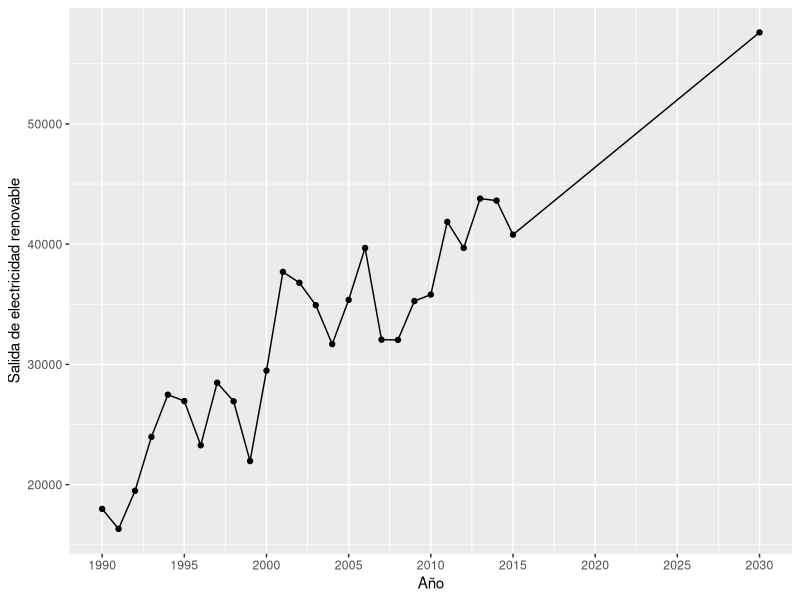
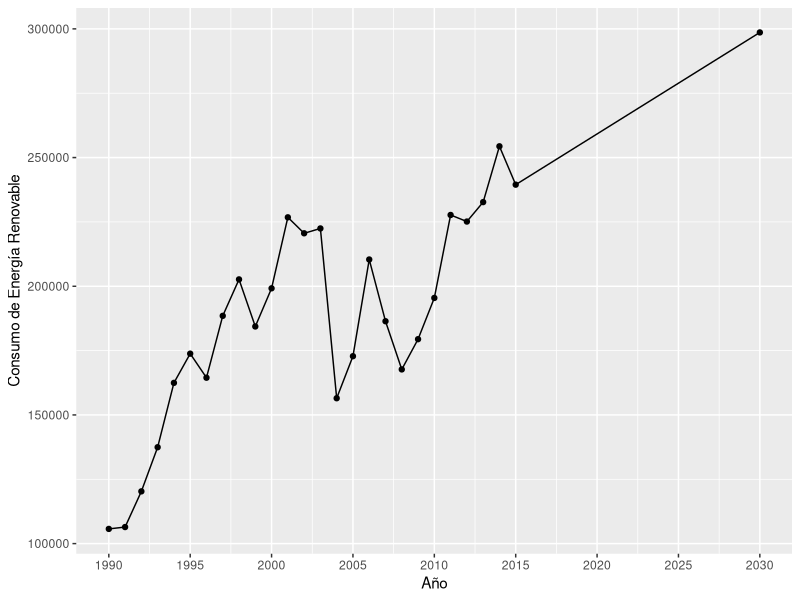
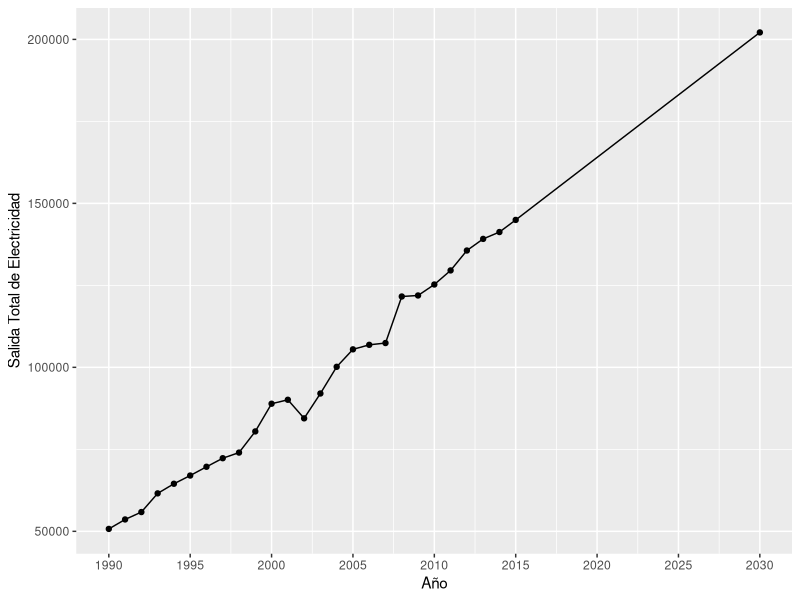
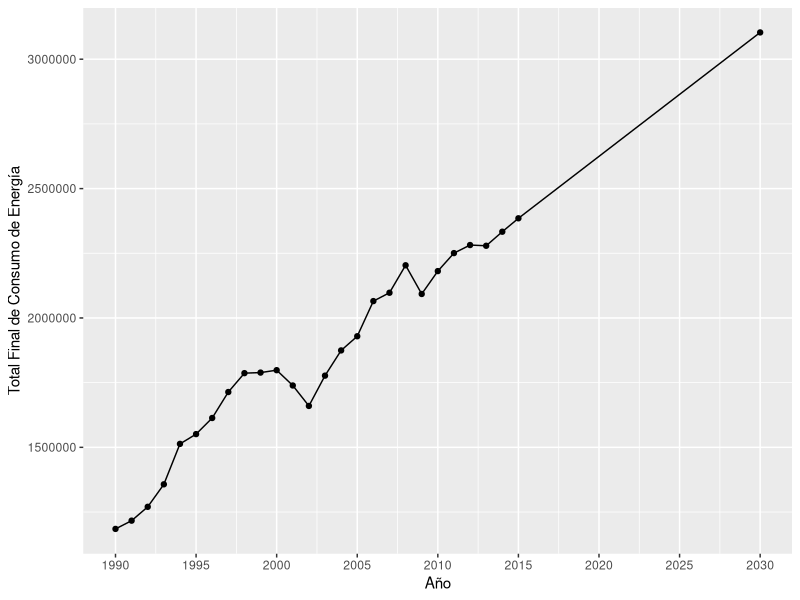
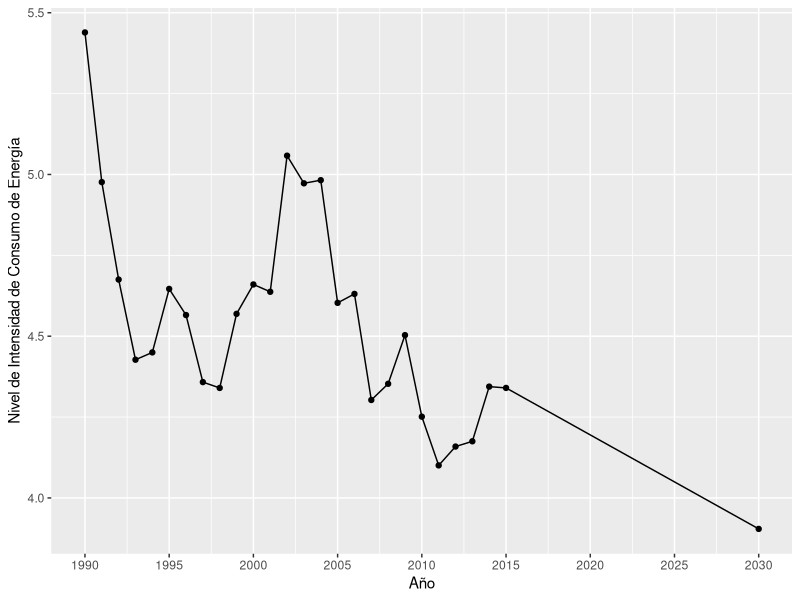

Here is the R script that generated these plots, in order:
library(ggplot2)

sustainable_energy_db <- read.csv("sustainable_energy_argentina.csv")
summary_db <- summary(sustainable_energy_db)

separador <- function(arg) {
  cat(paste("-------",arg,"-------\n"))
  cat("\n")
}

anio_prediccion = 2030  # Modificar este valor para obtener distintos resultados.

# ----------------------------Modelo de Predicción para la Salida de Electricidad Renovable por año en Argentina (GWh)------------------
separador("Modelo de Predicción para la Salida de Electricidad Renovable por año en Argentina (GWh)")

# Genero regresion lineal 

regresion_salida_elec_renovable <- lm( REN.ELECTRICITY.OUTPUT ~ TIME  + TOTAL.ELECTRICITY.OUTPUT +  PRIMARY.ENERGY.INTENSITY +
                                         + RE.CONSUMPTION  + TOTAL.FINAL.ENERGY.CONSUM, data=sustainable_energy_db) 
summary(regresion_salida_elec_renovable)

# Ajusto la regresion para quitar variables no relevantes

regresion_salida_elec_renovable_ajustado <- lm( REN.ELECTRICITY.OUTPUT ~ TIME 
                                                , data=sustainable_energy_db)   
summary(regresion_salida_elec_renovable_ajustado)

# Este modelo tiene un 81% de efectividad.

# Construcción del modelo de predicción

datos_prediccion_salida_elec_renovable_ajustado <- data.frame(TIME=anio_prediccion)
salida_electricidad_renovable = as.double(predict(regresion_salida_elec_renovable_ajustado, datos_prediccion_salida_elec_renovable_ajustado))
salida_electricidad_renovable

# Grafico con respecto a años anteriores

anios = c(sustainable_energy_db$TIME,anio_prediccion)
elec_renov = c(sustainable_energy_db$REN.ELECTRICITY.OUTPUT,salida_electricidad_renovable)

df <- data.frame(anios= anios,elec_renov=elec_renov)

ggplot(df,aes(x=anios,y=elec_renov)) +
  geom_point(na.rm = FALSE, stat = "identity") +
  geom_line(na.rm = FALSE, stat = "identity") + 
  xlab("Año") + 
  ylab("Salida de electricidad renovable") +
  scale_x_continuous(limits = c(1990, anio_prediccion), breaks = seq(1990, anio_prediccion, by = 5)) 


# ---------------------------- Modelo de Predicción para el Consumo de Energia Renovable por año en Argentina (Terajoule-TJ)----------------------------------
separador("Modelo de Predicción para el Consumo de Energia Renovable por año en Argentina (Terajoule-TJ)")

# Genero regresion lineal 

regresion_consumo_ER_energy <- lm( RE.CONSUMPTION ~ TIME  + TOTAL.ELECTRICITY.OUTPUT +  PRIMARY.ENERGY.INTENSITY +
                                           + REN.ELECTRICITY.OUTPUT  + TOTAL.FINAL.ENERGY.CONSUM, data=sustainable_energy_db) 
summary(regresion_consumo_ER_energy)

# Ajusto la regresion para quitar variables no relevantes

regresion_consumo_ER_ajustado <- lm( RE.CONSUMPTION ~ REN.ELECTRICITY.OUTPUT + TIME, data=sustainable_energy_db) 
summary(regresion_consumo_ER_ajustado)

# Este modelo tiene un 77% de efectividad.

# Construcción del modelo de predicción

datos_prediccion_consumo_ER <- data.frame(TIME=anio_prediccion,REN.ELECTRICITY.OUTPUT=salida_electricidad_renovable)
cons_energia_renovable = as.double(predict(regresion_consumo_ER_ajustado, datos_prediccion_consumo_ER))
cons_energia_renovable

# Grafico con respecto a años anteriores

re_consum = c(sustainable_energy_db$RE.CONSUMPTION,cons_energia_renovable)

df <- data.frame(anios= anios,re_consum=re_consum)

ggplot(df,aes(x=anios,y=re_consum)) +
  geom_point(na.rm = FALSE, stat = "identity") +
  geom_line(na.rm = FALSE, stat = "identity") + 
  xlab("Año") + 
  ylab("Consumo de Energía Renovable")+
  scale_x_continuous(limits = c(1990, anio_prediccion), breaks = seq(1990, anio_prediccion, by = 5)) 


# ---------------------------- Modelo de Predicción para la Salida Total de Electricidad por año en Argentina (GWh) ------------------------------------------------
separador("Modelo de Predicción para la Salida Total de Electricidad por año en Argentina (GWh)")

# Genero regresion lineal 

regresion_salida_elec_total<- lm(TOTAL.ELECTRICITY.OUTPUT ~ TIME  + REN.ELECTRICITY.OUTPUT +  PRIMARY.ENERGY.INTENSITY +
                                   RE.CONSUMPTION +  + TOTAL.FINAL.ENERGY.CONSUM, data=sustainable_energy_db) 
summary(regresion_salida_elec_total)

# Ajusto la regresion para quitar variables no relevantes

regresion_salida_elec_total_ajustado <- lm(TOTAL.ELECTRICITY.OUTPUT ~ TIME + RE.CONSUMPTION, data=sustainable_energy_db) 
summary(regresion_salida_elec_total_ajustado)

# Este modelo tiene un 99% de efectividad.

# Construcción del modelo de predicción

datos_prediccion_salida_elec_total <- data.frame(TIME=anio_prediccion,RE.CONSUMPTION=cons_energia_renovable)
salida_total_electricidad = as.double(predict(regresion_salida_elec_total_ajustado, datos_prediccion_salida_elec_total))
salida_total_electricidad

# Grafico con respecto a años anteriores

total_elec = c(sustainable_energy_db$TOTAL.ELECTRICITY.OUTPUT,salida_total_electricidad)

df <- data.frame(anios= anios,total_elec=total_elec)

ggplot(df,aes(x=anios,y=total_elec)) +
  geom_point(na.rm = FALSE, stat = "identity") +
  geom_line(na.rm = FALSE, stat = "identity") + 
  xlab("Año") + 
  ylab("Salida Total de Electricidad")+
  scale_x_continuous(limits = c(1990, anio_prediccion), breaks = seq(1990, anio_prediccion, by = 5)) 

# ---------------------------- Modelo de Predicción para el Total Final de Consumo de Energia por año en Argentina (Terajoules - TJ) ------------------------------------------------------
separador("Modelo de Predicción para el Total Final de Consumo de Energia por año en Argentina (Terajoules - TJ)")

# Genero regresion lineal 

regresion_total_cons_energia <- lm(TOTAL.FINAL.ENERGY.CONSUM ~ TIME + PRIMARY.ENERGY.INTENSITY +  REN.ELECTRICITY.OUTPUT +  TOTAL.ELECTRICITY.OUTPUT +
                                     RE.CONSUMPTION , data=sustainable_energy_db) 
summary(regresion_total_cons_energia)

# Ajusto la regresion para quitar variables no relevantes

regresion_total_cons_energia_ajustado <- lm(TOTAL.FINAL.ENERGY.CONSUM ~ TIME, data=sustainable_energy_db) 
summary(regresion_total_cons_energia_ajustado)

# Este modelo tiene un 95% de efectividad.

# Construcción del modelo de predicción

datos_prediccion_total_cons_energia <- data.frame(TIME=anio_prediccion)
total_final_consumo_energia = as.double(predict(regresion_total_cons_energia_ajustado, datos_prediccion_total_cons_energia))
total_final_consumo_energia

# Grafico con respecto a años anteriores

total_fin_cons = c(sustainable_energy_db$TOTAL.FINAL.ENERGY.CONSUM,total_final_consumo_energia)

df <- data.frame(anios= anios,total_fin_cons=total_fin_cons)

ggplot(df,aes(x=anios,y=total_fin_cons)) +
  geom_point(na.rm = FALSE, stat = "identity") +
  geom_line(na.rm = FALSE, stat = "identity") + 
  xlab("Año") + 
  ylab("Total Final de Consumo de Energía")+
  scale_x_continuous(limits = c(1990, anio_prediccion), breaks = seq(1990, anio_prediccion, by = 5)) 

# ---------------------------- Modelo de Predicción para el Nivel de Intensidad de Energia Primaria por año en Argentina (GWh) ---------------------------------------------------------
separador("Modelo de Predicción para el Nivel de Intensidad de Energia Primaria por año en Argentina (GWh)")
# Este modelo sirve para medir la eficiencia de la energía.

# Genero regresion lineal 

regresion_intensidad_energ_prim <- lm(PRIMARY.ENERGY.INTENSITY ~ TIME + TOTAL.FINAL.ENERGY.CONSUM +  REN.ELECTRICITY.OUTPUT +  TOTAL.ELECTRICITY.OUTPUT +
                                        RE.CONSUMPTION , data=sustainable_energy_db) 
summary(regresion_intensidad_energ_prim)

# Ajusto la regresion para quitar variables no relevantes

regresion_intensidad_energ_prim_ajustado <- lm(PRIMARY.ENERGY.INTENSITY ~ TIME + REN.ELECTRICITY.OUTPUT +  TOTAL.ELECTRICITY.OUTPUT +
                                                 TOTAL.FINAL.ENERGY.CONSUM, data=sustainable_energy_db) 
summary(regresion_intensidad_energ_prim_ajustado)

# Este modelo tiene un 61% de efectividad.

# Construcción del modelo de predicción

datos_prediccion_intensidad_energ_prim_ajustado <- data.frame(TIME=anio_prediccion,TOTAL.FINAL.ENERGY.CONSUM=total_final_consumo_energia,
                                                              REN.ELECTRICITY.OUTPUT=salida_electricidad_renovable,TOTAL.ELECTRICITY.OUTPUT=salida_total_electricidad)
nivel_intensidad_ener_primaria = as.double(predict(regresion_intensidad_energ_prim_ajustado, datos_prediccion_intensidad_energ_prim_ajustado))
nivel_intensidad_ener_primaria

# Grafico con respecto a años anteriores

intens_energ = c(sustainable_energy_db$PRIMARY.ENERGY.INTENSITY,nivel_intensidad_ener_primaria)

df <- data.frame(anios= anios,intens_energ=intens_energ)

ggplot(df,aes(x=anios,y=intens_energ)) +
  geom_point(na.rm = FALSE, stat = "identity") +
  geom_line(na.rm = FALSE, stat = "identity") + 
  xlab("Año") + 
  ylab("Nivel de Intensidad de Consumo de Energía")+
  scale_x_continuous(limits = c(1990, anio_prediccion), breaks = seq(1990, anio_prediccion, by = 5)) 

# Construyendo matriz de resultado

matriz_resultado <- matrix(c(nivel_intensidad_ener_primaria,salida_electricidad_renovable,cons_energia_renovable,salida_total_electricidad,total_final_consumo_energia),nrow=1,ncol=5)
colnames(matriz_resultado) <- c("Niv. de Intens. de Energía Primaria (GWh)|","Salida de Elect. Renovable (GWh) |",
                                "Cons. de Energía Renovable (TJ)|","Salida Tot. de Elect. (GWh)|","Tot. Final de Cons. de Energía (TJ)|")
rownames(matriz_resultado) <- paste("Año",anio_prediccion)
matriz_resultado

